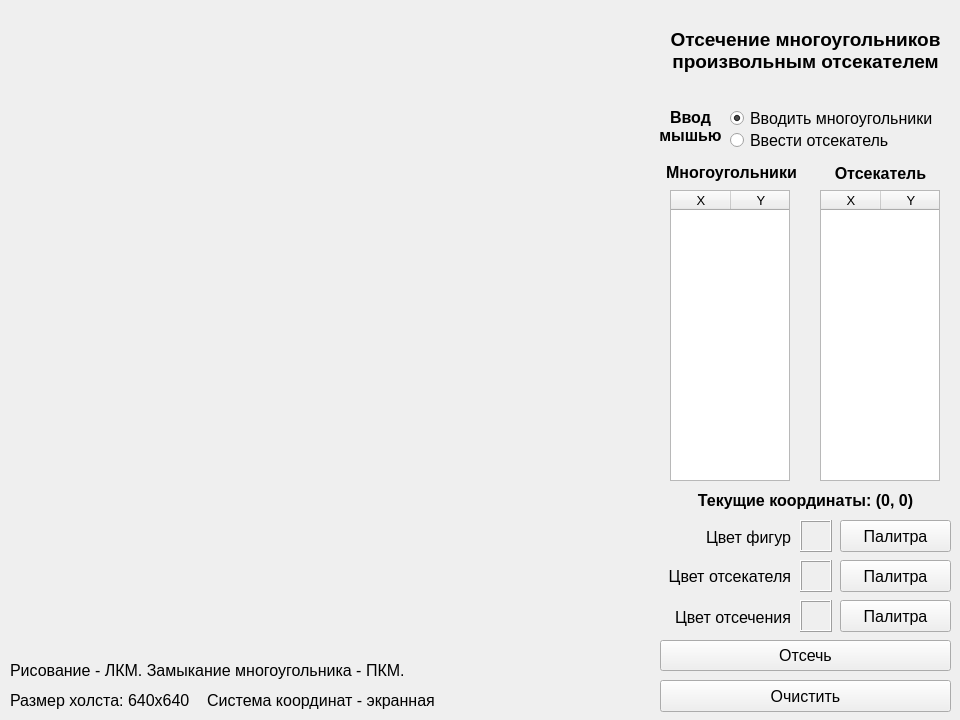
<?xml version="1.0" encoding="UTF-8"?>
<ui version="4.0">
 <class>Window</class>
 <widget class="QMainWindow" name="Window">
  <property name="geometry">
   <rect>
    <x>0</x>
    <y>0</y>
    <width>960</width>
    <height>720</height>
   </rect>
  </property>
  <property name="sizePolicy">
   <sizepolicy hsizetype="Fixed" vsizetype="Fixed">
    <horstretch>0</horstretch>
    <verstretch>0</verstretch>
   </sizepolicy>
  </property>
  <property name="windowTitle">
   <string>Лабораторная работа №8</string>
  </property>
  <widget class="QWidget" name="centralWidget">
   <widget class="QLabel" name="label">
    <property name="geometry">
     <rect>
      <x>660</x>
      <y>10</y>
      <width>291</width>
      <height>81</height>
     </rect>
    </property>
    <property name="font">
     <font>
      <pointsize>14</pointsize>
      <weight>75</weight>
      <bold>true</bold>
     </font>
    </property>
    <property name="text">
     <string>Отсечение многоугольников
произвольным отсекателем</string>
    </property>
    <property name="alignment">
     <set>Qt::AlignCenter</set>
    </property>
   </widget>
   <widget class="QLabel" name="labelSeg">
    <property name="geometry">
     <rect>
      <x>660</x>
      <y>525</y>
      <width>131</width>
      <height>24</height>
     </rect>
    </property>
    <property name="font">
     <font>
      <pointsize>12</pointsize>
     </font>
    </property>
    <property name="text">
     <string>Цвет фигур</string>
    </property>
    <property name="alignment">
     <set>Qt::AlignRight|Qt::AlignTrailing|Qt::AlignVCenter</set>
    </property>
   </widget>
   <widget class="QLabel" name="labelFill">
    <property name="geometry">
     <rect>
      <x>660</x>
      <y>564</y>
      <width>131</width>
      <height>24</height>
     </rect>
    </property>
    <property name="font">
     <font>
      <pointsize>12</pointsize>
     </font>
    </property>
    <property name="text">
     <string>Цвет отсекателя</string>
    </property>
    <property name="alignment">
     <set>Qt::AlignRight|Qt::AlignTrailing|Qt::AlignVCenter</set>
    </property>
   </widget>
   <widget class="QLabel" name="labelBg">
    <property name="geometry">
     <rect>
      <x>660</x>
      <y>605</y>
      <width>131</width>
      <height>24</height>
     </rect>
    </property>
    <property name="font">
     <font>
      <pointsize>12</pointsize>
     </font>
    </property>
    <property name="text">
     <string>Цвет отсечения</string>
    </property>
    <property name="alignment">
     <set>Qt::AlignRight|Qt::AlignTrailing|Qt::AlignVCenter</set>
    </property>
   </widget>
   <widget class="QLabel" name="colorLine">
    <property name="geometry">
     <rect>
      <x>800</x>
      <y>520</y>
      <width>32</width>
      <height>32</height>
     </rect>
    </property>
    <property name="frameShape">
     <enum>QFrame::Box</enum>
    </property>
    <property name="frameShadow">
     <enum>QFrame::Raised</enum>
    </property>
    <property name="text">
     <string/>
    </property>
   </widget>
   <widget class="QLabel" name="colorClipper">
    <property name="geometry">
     <rect>
      <x>800</x>
      <y>560</y>
      <width>32</width>
      <height>32</height>
     </rect>
    </property>
    <property name="frameShape">
     <enum>QFrame::Box</enum>
    </property>
    <property name="frameShadow">
     <enum>QFrame::Raised</enum>
    </property>
    <property name="text">
     <string/>
    </property>
   </widget>
   <widget class="QLabel" name="colorClipped">
    <property name="geometry">
     <rect>
      <x>800</x>
      <y>600</y>
      <width>32</width>
      <height>32</height>
     </rect>
    </property>
    <property name="frameShape">
     <enum>QFrame::Box</enum>
    </property>
    <property name="frameShadow">
     <enum>QFrame::Raised</enum>
    </property>
    <property name="text">
     <string/>
    </property>
   </widget>
   <widget class="QPushButton" name="palLineBtn">
    <property name="geometry">
     <rect>
      <x>840</x>
      <y>520</y>
      <width>111</width>
      <height>32</height>
     </rect>
    </property>
    <property name="font">
     <font>
      <pointsize>12</pointsize>
     </font>
    </property>
    <property name="text">
     <string>Палитра</string>
    </property>
   </widget>
   <widget class="QPushButton" name="palClipperBtn">
    <property name="geometry">
     <rect>
      <x>840</x>
      <y>560</y>
      <width>111</width>
      <height>32</height>
     </rect>
    </property>
    <property name="font">
     <font>
      <pointsize>12</pointsize>
     </font>
    </property>
    <property name="text">
     <string>Палитра</string>
    </property>
   </widget>
   <widget class="QPushButton" name="palClippedBtn">
    <property name="geometry">
     <rect>
      <x>840</x>
      <y>600</y>
      <width>111</width>
      <height>32</height>
     </rect>
    </property>
    <property name="font">
     <font>
      <pointsize>12</pointsize>
     </font>
    </property>
    <property name="text">
     <string>Палитра</string>
    </property>
   </widget>
   <widget class="QPushButton" name="clipButton">
    <property name="geometry">
     <rect>
      <x>660</x>
      <y>640</y>
      <width>291</width>
      <height>31</height>
     </rect>
    </property>
    <property name="font">
     <font>
      <pointsize>12</pointsize>
     </font>
    </property>
    <property name="text">
     <string>Отсечь</string>
    </property>
   </widget>
   <widget class="QLabel" name="hint">
    <property name="geometry">
     <rect>
      <x>10</x>
      <y>660</y>
      <width>581</width>
      <height>21</height>
     </rect>
    </property>
    <property name="font">
     <font>
      <pointsize>12</pointsize>
     </font>
    </property>
    <property name="text">
     <string>Рисование - ЛКМ. Замыкание многоугольника - ПКМ.</string>
    </property>
    <property name="alignment">
     <set>Qt::AlignLeading|Qt::AlignLeft|Qt::AlignVCenter</set>
    </property>
   </widget>
   <widget class="QPushButton" name="clearButton">
    <property name="geometry">
     <rect>
      <x>660</x>
      <y>680</y>
      <width>291</width>
      <height>32</height>
     </rect>
    </property>
    <property name="font">
     <font>
      <pointsize>12</pointsize>
     </font>
    </property>
    <property name="text">
     <string>Очистить</string>
    </property>
   </widget>
   <widget class="QLabel" name="label_6">
    <property name="geometry">
     <rect>
      <x>820</x>
      <y>163</y>
      <width>121</width>
      <height>21</height>
     </rect>
    </property>
    <property name="font">
     <font>
      <pointsize>12</pointsize>
      <weight>75</weight>
      <bold>true</bold>
     </font>
    </property>
    <property name="text">
     <string>Отсекатель</string>
    </property>
    <property name="alignment">
     <set>Qt::AlignCenter</set>
    </property>
   </widget>
   <widget class="QLabel" name="coord">
    <property name="geometry">
     <rect>
      <x>660</x>
      <y>490</y>
      <width>291</width>
      <height>21</height>
     </rect>
    </property>
    <property name="font">
     <font>
      <pointsize>12</pointsize>
      <weight>75</weight>
      <bold>true</bold>
     </font>
    </property>
    <property name="text">
     <string>Текущие координаты: (0, 0)</string>
    </property>
    <property name="alignment">
     <set>Qt::AlignCenter</set>
    </property>
   </widget>
   <widget class="QLabel" name="hint_2">
    <property name="geometry">
     <rect>
      <x>10</x>
      <y>680</y>
      <width>451</width>
      <height>41</height>
     </rect>
    </property>
    <property name="font">
     <font>
      <pointsize>12</pointsize>
     </font>
    </property>
    <property name="text">
     <string>Размер холста: 640x640    Система координат - экранная</string>
    </property>
    <property name="alignment">
     <set>Qt::AlignLeading|Qt::AlignLeft|Qt::AlignVCenter</set>
    </property>
   </widget>
   <widget class="Canvas" name="canvas" native="true">
    <property name="geometry">
     <rect>
      <x>10</x>
      <y>10</y>
      <width>640</width>
      <height>640</height>
     </rect>
    </property>
    <property name="styleSheet">
     <string notr="true"/>
    </property>
   </widget>
   <widget class="QLabel" name="labelSegs">
    <property name="geometry">
     <rect>
      <x>656</x>
      <y>160</y>
      <width>151</width>
      <height>24</height>
     </rect>
    </property>
    <property name="font">
     <font>
      <pointsize>12</pointsize>
      <weight>75</weight>
      <bold>true</bold>
     </font>
    </property>
    <property name="text">
     <string>Многоугольники</string>
    </property>
    <property name="alignment">
     <set>Qt::AlignCenter</set>
    </property>
   </widget>
   <widget class="QRadioButton" name="toLineRadio">
    <property name="geometry">
     <rect>
      <x>730</x>
      <y>108</y>
      <width>211</width>
      <height>20</height>
     </rect>
    </property>
    <property name="font">
     <font>
      <pointsize>12</pointsize>
     </font>
    </property>
    <property name="text">
     <string>Вводить многоугольники</string>
    </property>
    <property name="checked">
     <bool>true</bool>
    </property>
   </widget>
   <widget class="QRadioButton" name="toClipperRadio">
    <property name="geometry">
     <rect>
      <x>730</x>
      <y>130</y>
      <width>211</width>
      <height>20</height>
     </rect>
    </property>
    <property name="font">
     <font>
      <pointsize>12</pointsize>
     </font>
    </property>
    <property name="text">
     <string>Ввести отсекатель</string>
    </property>
   </widget>
   <widget class="QLabel" name="label_11">
    <property name="geometry">
     <rect>
      <x>650</x>
      <y>106</y>
      <width>81</width>
      <height>41</height>
     </rect>
    </property>
    <property name="font">
     <font>
      <pointsize>12</pointsize>
      <weight>75</weight>
      <bold>true</bold>
     </font>
    </property>
    <property name="text">
     <string>Ввод
мышью</string>
    </property>
    <property name="alignment">
     <set>Qt::AlignCenter</set>
    </property>
   </widget>
   <widget class="QTableWidget" name="clipperTable">
    <property name="geometry">
     <rect>
      <x>820</x>
      <y>190</y>
      <width>120</width>
      <height>291</height>
     </rect>
    </property>
    <property name="font">
     <font>
      <pointsize>10</pointsize>
     </font>
    </property>
    <property name="layoutDirection">
     <enum>Qt::LeftToRight</enum>
    </property>
    <property name="horizontalScrollBarPolicy">
     <enum>Qt::ScrollBarAlwaysOff</enum>
    </property>
    <property name="selectionMode">
     <enum>QAbstractItemView::NoSelection</enum>
    </property>
    <attribute name="horizontalHeaderDefaultSectionSize">
     <number>60</number>
    </attribute>
    <attribute name="horizontalHeaderMinimumSectionSize">
     <number>60</number>
    </attribute>
    <attribute name="verticalHeaderVisible">
     <bool>false</bool>
    </attribute>
    <attribute name="verticalHeaderDefaultSectionSize">
     <number>28</number>
    </attribute>
    <attribute name="verticalHeaderMinimumSectionSize">
     <number>24</number>
    </attribute>
    <column>
     <property name="text">
      <string>X</string>
     </property>
     <property name="textAlignment">
      <set>AlignCenter</set>
     </property>
    </column>
    <column>
     <property name="text">
      <string>Y</string>
     </property>
     <property name="textAlignment">
      <set>AlignCenter</set>
     </property>
    </column>
   </widget>
   <widget class="QTableWidget" name="polygonTable">
    <property name="geometry">
     <rect>
      <x>670</x>
      <y>190</y>
      <width>120</width>
      <height>291</height>
     </rect>
    </property>
    <property name="font">
     <font>
      <pointsize>10</pointsize>
     </font>
    </property>
    <property name="layoutDirection">
     <enum>Qt::LeftToRight</enum>
    </property>
    <property name="horizontalScrollBarPolicy">
     <enum>Qt::ScrollBarAlwaysOff</enum>
    </property>
    <property name="selectionMode">
     <enum>QAbstractItemView::NoSelection</enum>
    </property>
    <attribute name="horizontalHeaderDefaultSectionSize">
     <number>60</number>
    </attribute>
    <attribute name="horizontalHeaderMinimumSectionSize">
     <number>60</number>
    </attribute>
    <attribute name="verticalHeaderVisible">
     <bool>false</bool>
    </attribute>
    <attribute name="verticalHeaderDefaultSectionSize">
     <number>28</number>
    </attribute>
    <attribute name="verticalHeaderMinimumSectionSize">
     <number>24</number>
    </attribute>
    <column>
     <property name="text">
      <string>X</string>
     </property>
     <property name="textAlignment">
      <set>AlignCenter</set>
     </property>
    </column>
    <column>
     <property name="text">
      <string>Y</string>
     </property>
     <property name="textAlignment">
      <set>AlignCenter</set>
     </property>
    </column>
   </widget>
  </widget>
 </widget>
 <layoutdefault spacing="6" margin="11"/>
 <customwidgets>
  <customwidget>
   <class>Canvas</class>
   <extends>QWidget</extends>
   <header location="global">canvas.h</header>
   <container>1</container>
  </customwidget>
 </customwidgets>
 <resources/>
 <connections/>
</ui>
